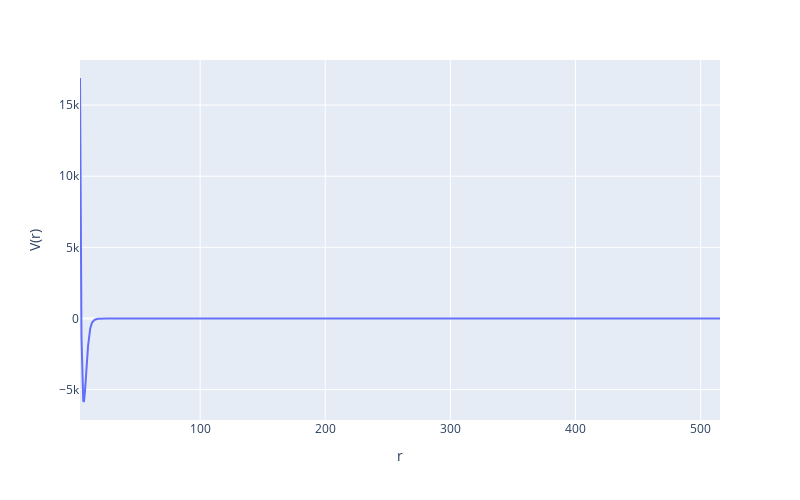

Source (notebook cell):
### Code cell
r = input_data[:,0]
Vr = input_data[:,1]

fig = px.line(x=r, y=Vr, labels={'x':'r', 'y':'V(r)'})
fig.update_layout(
    autosize=False,
    width=800,
    height=500)
fig.show()

### Figure 1 — Plotly figure (JSON) as saved in the notebook; plotly's stock layout.template omitted (floating-point values rounded to 4 significant figures; data arrays with more than 128 entries replaced by an {"elided": "..."} marker saying what was removed)
{"data": [{"hovertemplate": "r=%{x}<br>V(r)=%{y}<extra></extra>", "legendgroup": "", "line": {"color": "#636efa", "dash": "solid"}, "marker": {"symbol": "circle"}, "mode": "lines", "name": "", "orientation": "v", "showlegend": false, "type": "scatter", "x": {"elided": "811 float values"}, "xaxis": "x", "y": {"elided": "811 float values"}, "yaxis": "y"}], "layout": {"autosize": false, "height": 500, "legend": {"tracegroupgap": 0}, "margin": {"t": 60}, "width": 800, "xaxis": {"anchor": "y", "domain": [0, 1], "title": {"text": "r"}}, "yaxis": {"anchor": "x", "domain": [0, 1], "title": {"text": "V(r)"}}}}
